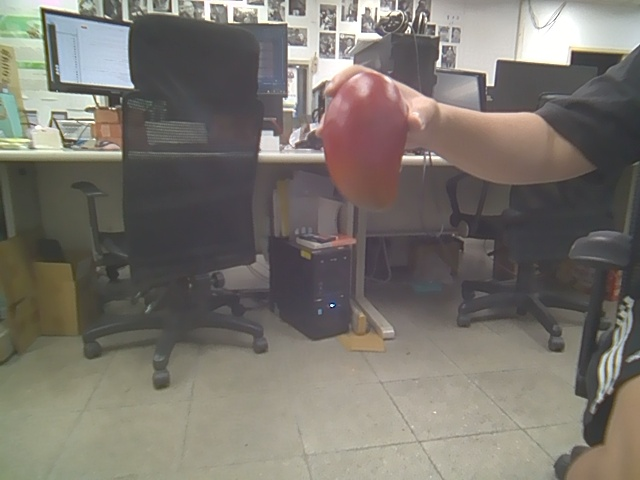
#> input picture stereoSGBM/left.jpg, 640 x 480 px
$ python stereoSGBM.py
#> lines starting #> are read from the running program, lines starting #| are printed output that depends on the picture
import numpy as np
import cv2

def update(val=0):
    stereo.setBlockSize(cv2.getTrackbarPos('window_size', 'disparity'))
    stereo.setUniquenessRatio(cv2.getTrackbarPos('uniquenessRatio', 'disparity'))
    stereo.setSpeckleWindowSize(cv2.getTrackbarPos('speckleWindowSize', 'disparity'))
    stereo.setSpeckleRange(cv2.getTrackbarPos('speckleRange', 'disparity'))
    stereo.setDisp12MaxDiff(cv2.getTrackbarPos('disp12MaxDiff', 'disparity'))
    # =============================================================================
    #     cv2.setTrackbarPos('滑桿名稱','視窗名稱', val)
    #     val 滑桿預設值
    # =============================================================================
    print ('computing disparity...')
    disp = stereo.compute(imgL, imgR).astype(np.float32) / 16.0
    #print(disp)
    cv2.imshow('left', imgL)
    cv2.imshow('right', imgR)
    cv2.imshow('disparity', (disp-min_disp)/num_disp)


if __name__ == "__main__":
    window_size = 5 #SADWindowSize：SAD窗口大小，容许范围是[1,11]，一般应该在 3x3 至 11x11 之间，参数必须是奇数，int 型
    min_disp = 6 #原本是16
    num_disp = 54-min_disp #原本192
    blockSize = window_size
    uniquenessRatio = 5
    speckleRange = 1 #12
    speckleWindowSize = 50 #原本3
    disp12MaxDiff = 50
    P1 = 600  #請參閱 stereo_match.cpp 示例，其中顯示了一些相當不錯的 P1值為 (8*number_of_image_channels*SADWindowSize*SADWindowSize)
    P2 = 2400 # (32*number_of_image_channels*SADWindowSize*SADWindowSize)

    imgL = cv2.imread('left.jpg')
#> imgL is the input picture: shape (480, 640, 3); mean B, G, R 109, 116.5, 121.2
    imgR = cv2.imread('right.jpg')
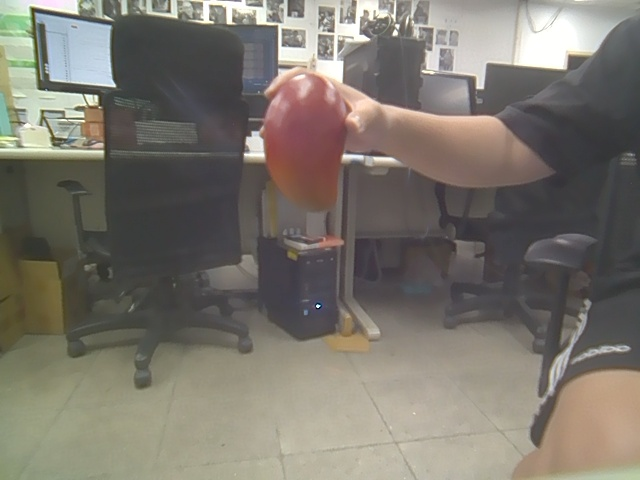
#> input picture stereoSGBM/right.jpg, 640 x 480 px
#> imgR is the input picture: shape (480, 640, 3); mean B, G, R 108.8, 117.8, 122.9


    stereo = cv2.StereoSGBM_create(
        minDisparity = min_disp,
        numDisparities = num_disp,
        blockSize = window_size,
        uniquenessRatio = uniquenessRatio,
        speckleRange = speckleRange,
        speckleWindowSize = speckleWindowSize,
        disp12MaxDiff = disp12MaxDiff,
        P1 = P1,
        P2 = P2)
    cv2.namedWindow('disparity')
    cv2.createTrackbar('speckleRange', 'disparity', speckleRange, 10, update)
    cv2.createTrackbar('window_size', 'disparity', window_size, 13, update)
    cv2.createTrackbar('speckleWindowSize', 'disparity', speckleWindowSize, 200, update)
    cv2.createTrackbar('uniquenessRatio', 'disparity', uniquenessRatio, 20, update)
    cv2.createTrackbar('disp12MaxDiff', 'disparity', disp12MaxDiff, 100, update)
    # =============================================================================
    #     cv2.createTrackbar('滑桿名稱', '視窗名稱', min, max, fn)
    #     min 最小值 ( 最小為 0，不可為負值 )
    #     max 最大值
    #     fn 滑桿數值改變時要執行的函式
    # =============================================================================
    '''
    cv2.createStereoSGBM(minDisparity, numDisparities, blockSize[, P1[, P2[, disp12MaxDiff[, preFilterCap[, uniquenessRatio[, speckleWindowSize[, speckleRange[, mode]]]]]]]]) → retval
    Parameters:
        minDisparity – 最小可能差異值。 通常情況下，它為零，但有時校正算法會移動圖像，因此需要相應地調整此參數。
        numDisparities – 最大視差減去最小視差。 該值始終大於零。 在當前實現中，此參數必須能被 16 整除。
        blockSize – 匹配的塊大小。 它必須是一個奇數 >=1 。 通常，它應該在 3..11 範圍內的某個地方。
        P1 – 控制視差平滑度的第一個參數。 見下文。
        P2 – 控制視差平滑度的第二個參數。 值越大，視差越平滑。 P1 是對相鄰像素之間的視差變化正負 1 的懲罰。 P2 是對相鄰像素之間視差變化超過 1 的懲罰。 該算法要求 P2 > P1 。
        disp12MaxDiff – 左右差異檢查中的最大允許差異（以整數像素為單位）。 將其設置為非正值以禁用檢查。
        preFilterCap – 預過濾圖像像素的截斷值。 該算法首先計算每個像素的 x 導數，並按 [-preFilterCap, preFilterCap] 間隔裁剪其值。 結果值被傳遞給 Birchfield-Tomasi 像素成本函數。
        uniquenessRatio – 以百分比表示的最佳（最小）計算成本函數值應“贏得”第二最佳值以認為找到的匹配正確的百分比。 通常，5-15 範圍內的值就足夠了。
        speckleWindowSize – 平滑視差區域的最大尺寸，以考慮其噪聲斑點並使其失效。 將其設置為 0 以禁用斑點過濾。 否則，將其設置在 50-200 範圍內的某個位置。
        speckleRange – 每個連接組件內的最大視差變化。 如果你做斑點過濾，將參數設置為正值，它會隱式乘以 16。通常，1 或 2 就足夠了
        mode –將其設置為 StereoSGBM::MODE_HH 以運行全面的二次動態規划算法。 它將消耗 O(W*H*numDisparities) 字節，這對於 640x480 立體圖像來說很大，對於高清尺寸的圖片來說很大。 默認情況下，它設置為 false 。
    '''
    #global stereo


    update()
#> in update, `disp = stereo.compute(imgL, imgR).astype(np.float32) / 16.0`:
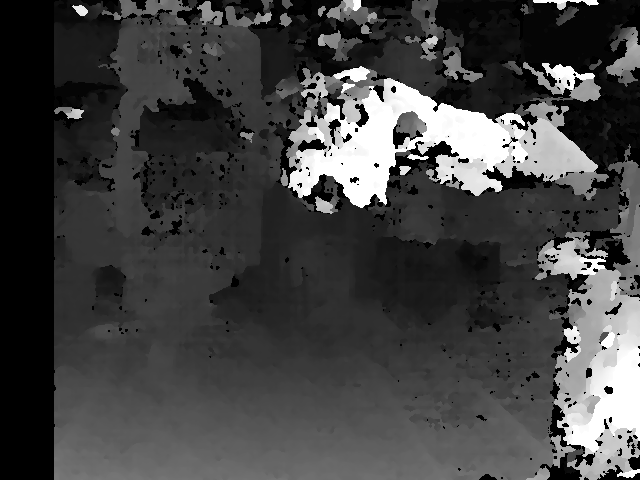
#> disp: shape (480, 640) float32; min 5, max 53, mean 17.7; drawn with min black and max white
    cv2.waitKey(0)
    cv2.destroyAllWindows()
